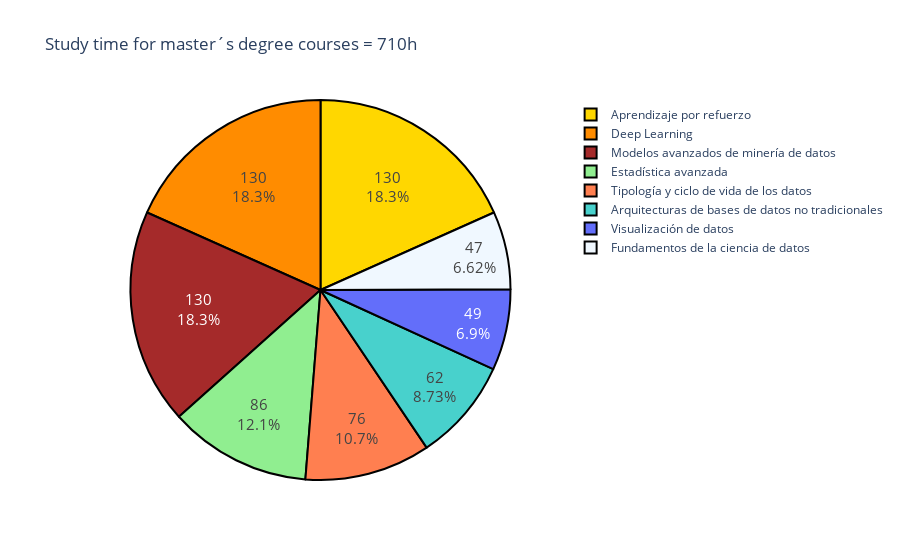

Source (notebook cell):
### Code cell
# Visual graph for Master's subjects
colors = ['gold', 'mediumturquoise', 'darkorange', 'lightgreen',
          'AliceBlue', 'Brown', 'Coral']

fig = go.Figure(data=[go.Pie(labels=df[df['Type'] == 'Master'][' Assigned task'],
                             values=(df[df['Type'] == 'Master'][' Duration']/60))])

fig.update_traces(hoverinfo='label+percent', textinfo='value+percent',
                  textfont_size=15, textposition='inside',
                  marker=dict(colors=colors, line=dict(color='#000000', width=2)))

fig.update_layout(
    title_text='Study time for master´s degree courses = {:.0f}h'.format(
        sum(df[df['Type'] == 'Master'][' Duration'])/60))

fig.show()

### Figure 1 — Plotly figure (JSON) as saved in the notebook; plotly's stock layout.template omitted (floating-point values rounded to 4 significant figures)
{"data": [{"hoverinfo": "label+percent", "labels": ["Aprendizaje por refuerzo", "Arquitecturas de bases de datos no tradicionales", "Deep Learning", "Estadística avanzada", "Fundamentos de la ciencia de datos", "Modelos avanzados de minería de datos", "Tipología y ciclo de vida de los datos", "Visualización de datos"], "marker": {"colors": ["gold", "mediumturquoise", "darkorange", "lightgreen", "AliceBlue", "Brown", "Coral"], "line": {"color": "#000000", "width": 2}}, "textfont": {"size": 15}, "textinfo": "value+percent", "textposition": "inside", "type": "pie", "values": [130, 62, 130, 86, 47, 130, 76, 49]}], "layout": {"title": {"text": "Study time for master´s degree courses = 710h"}}}
